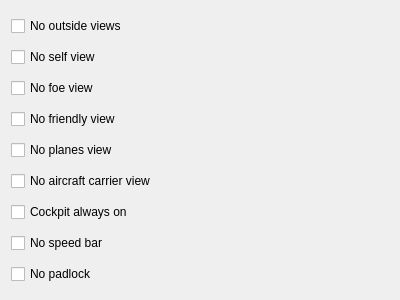
<?xml version="1.0" encoding="UTF-8"?>
<ui version="4.0">
 <class>DifficultyViewPage</class>
 <widget class="QWidget" name="DifficultyViewPage">
  <property name="geometry">
   <rect>
    <x>0</x>
    <y>0</y>
    <width>400</width>
    <height>300</height>
   </rect>
  </property>
  <property name="windowTitle">
   <string>Form</string>
  </property>
  <layout class="QVBoxLayout" name="verticalLayout">
   <item>
    <widget class="QCheckBox" name="NoOutSideViews">
     <property name="text">
      <string>No outside views</string>
     </property>
    </widget>
   </item>
   <item>
    <widget class="QCheckBox" name="NoSelfView">
     <property name="enabled">
      <bool>true</bool>
     </property>
     <property name="text">
      <string>No self view</string>
     </property>
     <property name="checked">
      <bool>false</bool>
     </property>
    </widget>
   </item>
   <item>
    <widget class="QCheckBox" name="NoFoeView">
     <property name="enabled">
      <bool>true</bool>
     </property>
     <property name="text">
      <string>No foe view</string>
     </property>
     <property name="checked">
      <bool>false</bool>
     </property>
    </widget>
   </item>
   <item>
    <widget class="QCheckBox" name="NoFriendlyView">
     <property name="enabled">
      <bool>true</bool>
     </property>
     <property name="text">
      <string>No friendly view</string>
     </property>
     <property name="checked">
      <bool>false</bool>
     </property>
    </widget>
   </item>
   <item>
    <widget class="QCheckBox" name="NoPlanesView">
     <property name="enabled">
      <bool>true</bool>
     </property>
     <property name="text">
      <string>No planes view</string>
     </property>
     <property name="checked">
      <bool>false</bool>
     </property>
    </widget>
   </item>
   <item>
    <widget class="QCheckBox" name="NoACarrierView">
     <property name="enabled">
      <bool>true</bool>
     </property>
     <property name="text">
      <string>No aircraft carrier view</string>
     </property>
     <property name="checked">
      <bool>false</bool>
     </property>
    </widget>
   </item>
   <item>
    <widget class="QCheckBox" name="CockpitAlwaysOn">
     <property name="text">
      <string>Cockpit always on</string>
     </property>
    </widget>
   </item>
   <item>
    <widget class="QCheckBox" name="NoSpeedBar">
     <property name="text">
      <string>No speed bar</string>
     </property>
    </widget>
   </item>
   <item>
    <widget class="QCheckBox" name="NoPadlock">
     <property name="text">
      <string>No padlock</string>
     </property>
    </widget>
   </item>
  </layout>
 </widget>
 <resources/>
 <connections/>
</ui>
